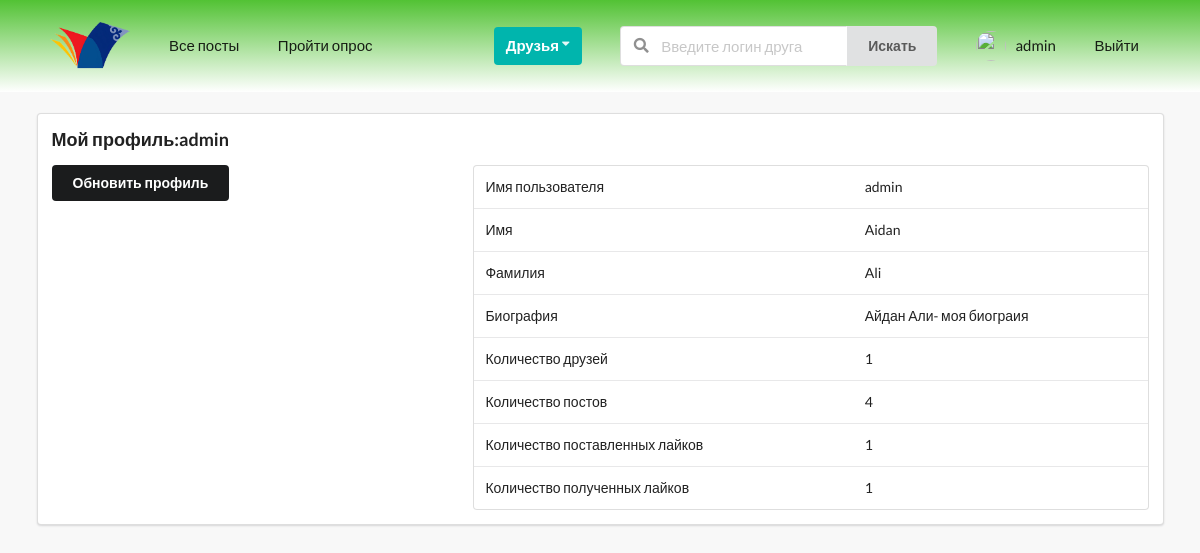
The app's page /profiles/myprofile/ (signed in), older data.
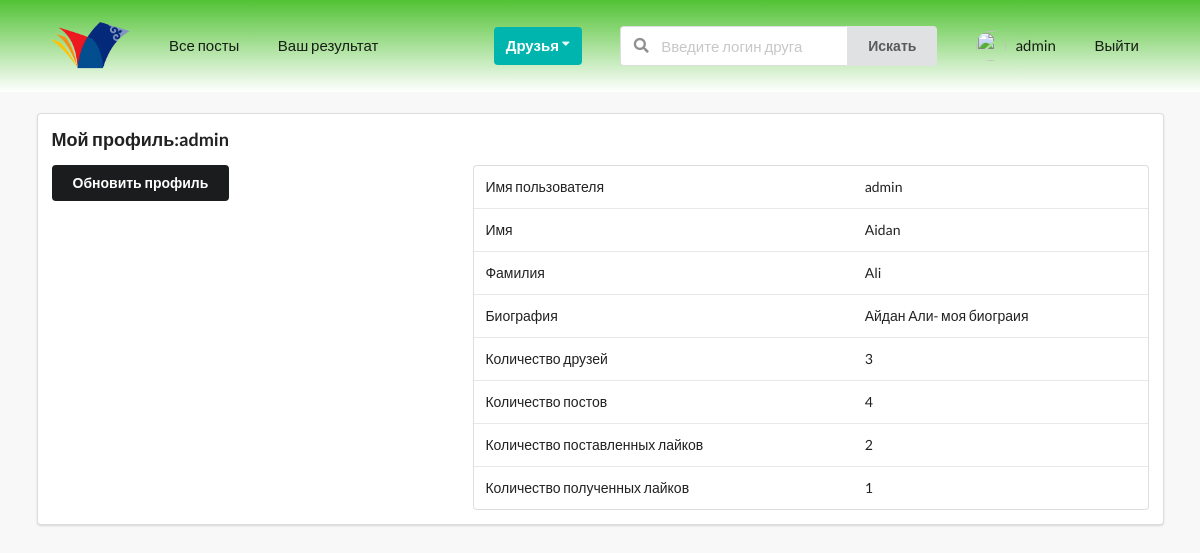
The same page, newer data.
### profiles/models.py (models this page shows, shortened)
class Profile(models.Model):
    first_name=models.CharField(max_length=200,blank=True)
    last_name=models.CharField(max_length=200,blank=True)
    user=models.OneToOneField(User,on_delete=models.CASCADE)
    bio=models.TextField(default='Биографии нету',max_length=300)
    email=models.EmailField(max_length=200,blank=True)
    country=models.CharField(max_length=200,blank=True)
    avatar_image=models.ImageField(default='avatar.png',upload_to='avatars/')
    friends=models.ManyToManyField(User,blank=True,related_name='friends')
    slug=models.SlugField(unique=True,blank=True)
    updated_at=models.DateField(auto_now=True)
    created_at=models.DateField(auto_now_add=True)
    objects=ProfileManager()
    __initial_first_name=None
    __initial_last_name=None
    def __init__(self,*args,**kwargs):
        super().__init__(*args,**kwargs)
        self.__initial_first_name=self.first_name
        self.__initial_last_name=self.last_name
    def get_friends_number(self):
        return self.friends.all().count()
    def get_posts_number(self):
        return self.posts.all().count()
    def get_given_likes_number(self):
        likes=self.like_set.all()
        total_liked=0
        for i in likes:
            if i.value=='Like':
                total_liked+=1
        return total_liked
    def get_received_likes_number(self):
        posts=self.posts.all()
        total_liked=0
        for i in posts:
            total_liked+=i.liked.all().count()
        return total_liked
    class Meta:
        verbose_name = 'Профиль'
        verbose_name_plural = 'Профили'

### posts/models.py (models this page shows, shortened)
class Like(models.Model):
    user=models.ForeignKey(Profile,on_delete=models.CASCADE)
    post=models.ForeignKey(Post,on_delete=models.CASCADE)
    value=models.CharField(choices=LIKE_CHOICES,max_length=8)
    updated_at=models.DateField(auto_now=True)
    created_at=models.DateField(auto_now_add=True)
    class Meta:
        verbose_name = 'Лайк'
        verbose_name_plural = 'Лайки'

class Post(models.Model):
    title = models.CharField(max_length=300, verbose_name='Заголовок')
    author = models.ForeignKey(Profile, on_delete=models.CASCADE, related_name='posts')
    content = models.TextField(verbose_name='Текст')
    image = models.ImageField(upload_to='posts/', validators=[FileExtensionValidator(['img', 'png', 'jpeg'])], blank=True, verbose_name='Картинка')
    liked = models.ManyToManyField(Profile, blank=True, related_name='likes', verbose_name='Лайк поставили')
    updated_at = models.DateField(auto_now=True)
    created_at = models.DateField(auto_now_add=True)
    class Meta:
        ordering = ('-created_at',)
        verbose_name = 'Запись'
        verbose_name_plural = 'Записи'

### profiles/views.py (the view)
# urls.py: path('myprofile/',my_profile_view,name='myprofile'),
@login_required
def my_profile_view(request):
    user_obj=Profile.objects.get(user=request.user)
    form=ProfileModelForm(request.POST or None,request.FILES or None,instance=user_obj)
    confirm=False
    if request.method=='POST':
        if form.is_valid():
            form.save()
            confirm=True
    context={
        'user_obj':user_obj,
        'form':form,
        'confirm':confirm,
    }
    return render(request,'profiles/my_profile.html',context)

### profiles/forms.py
class ProfileModelForm(forms.ModelForm):
    class Meta:
        model=Profile
        fields=('first_name','last_name','bio','avatar_image')

### prediction_system/context_processors.py (called while the page is built)
def has_prediction(request):
    if request.user.is_authenticated:
        profile=Profile.objects.get(user=request.user)
        if ProfileData.objects.filter(profile=profile).exists():
            return {'has_prediction': True}
    return {'has_prediction': False}

### profiles/context_processors.py (called while the page is built)
def profile_pic(request):
    if request.user.is_authenticated:
        profile_picture=Profile.objects.get(user=request.user).avatar_image
        return {'avatar_pic':profile_picture}
    return {}

def invitations_number(request):
    if request.user.is_authenticated:
        profile_obj=Profile.objects.get(user=request.user)
        qs_counter=Relationship.objects.invitations_received(profile_obj).count()
        return {'invites_num':qs_counter,}
    return {}

### profiles/models.py (called while the page is built)
    def invitations_received(self,receiver):
        query_string=Relationship.objects.filter(receiver=receiver,status='send')
        return query_string

### templates/profiles/my_profile.html (shortened to what this page needs)
{% extends 'base.html' %}
{% block content %}
<div class="ui segment">
    <h3>Мой профиль:{{request.user}}</h3>
    <div class="ui grid">
        <div class="row">
            <div class="six wide column">
                <div class="row mt-5">
                    <button class="ui secondary button" id='modal-btn'>Обновить профиль</button>
                </div>
            </div>
            <div class="ten wide column">
                <table class="ui table">
                    <tbody>
                        <tr>
                            <td>Имя пользователя</td>
                            <td>{{ user_obj.user }}</td>
                        </tr>
                        <tr>
                            <td>Имя</td>
                            <td>{{ user_obj.first_name }}</td>
                        </tr>
                        <tr>
                            <td>Фамилия</td>
                            <td>{{ user_obj.last_name }}</td>
                        </tr>
                        <tr>
                            <td>Биография</td>
                            <td>{{ user_obj.bio }}</td>
                        </tr>
                        <tr>
                            <td>Количество друзей</td>
                            <td>{{ user_obj.get_friends_number }}</td>
                        </tr>
                        <tr>
                            <td>Количество постов</td>
                            <td>{{ user_obj.get_posts_number }}</td>
                        </tr>
                        <tr>
                            <td>Количество поставленных лайков</td>
                            <td>{{ user_obj.get_given_likes_number }}</td>
                        </tr>
                        <tr>
                            <td>Количество полученных лайков</td>
                            <td>{{ user_obj.get_received_likes_number }}</td>
                        </tr>
                    </tbody>
                </table>
            </div>
        </div>
    </div>
</div>
{% endblock content %}

### templates/main/_nav.html (shortened to what this page needs)
{% load static %}
{% url 'posts:main-post-view' as path_to_posts %}
{% url 'home' as path_to_home %}
{% url 'profiles:myprofile' as path_to_my_profile %}
<div class="ui grid">
    <div class="computer tablet only row wide">
        <div class="ui secondary large menu nav mb-7">
            <div class="ui container">
            <a href="{{path_to_home}}" class="item">
                <img src="{% static 'logo.png' %}" class="ui image tiny">
            </a>
            {% if request.user.is_authenticated %}
                <a href="{{path_to_posts}}" class="menu item">Все посты</a>
            {% if has_prediction %}
                <a href="{% url 'prediction:prediction-detail' %}" class="menu item">Ваш результат</a>
            {% else %}
                <a href="{% url 'prediction:prediction-index' %}" class="menu item">Пройти опрос</a>
            {% endif %}
            {% endif %}
            <div class="right menu">
                {% if request.user.is_authenticated %}
                <div class="item">
                    <div class="ui floating dropdown icon button teal"> Друзья
                        <i class="dropdown icon"></i>
                    </div>
                </div>
                    <div class="item">
                        <form action="{% url 'profiles:friend-search' %}" method="GET">
                        <div class="ui action left icon input">
                        <input class="prompt" type="text" name='q' placeholder="Введите логин друга">
                        <button type='submit' class="ui button">Искать</button>
                    </div>
                    </form>
                    </div>
                    <a href="{{path_to_my_profile}}" class="item">
                        <img src="{{avatar_pic.url}}" alt="" class="avatar ui image">&nbsp;
                        {{ request.user }}
                    </a>
                    <a href="{% url 'account_logout' %}" class="ui item">Выйти</a>
                {% else %}
                <a href="{% url 'account_login' %}" class="ui item">Войти</a>
                <a href="{% url 'account_signup' %}" class="ui item">Зарегистрироваться</a>
                {% endif %}
            </div>
            </div>
        </div>
    </div>
</div>

Row changes from the older to the newer data that the page shows:
changed Profile "Aidan": get_friends_number "1" → "3"; get_given_likes_number "1" → "2"
Text that changed along with them:
text no longer shown: "Пройти опрос"
text now shown: "Ваш результат"
